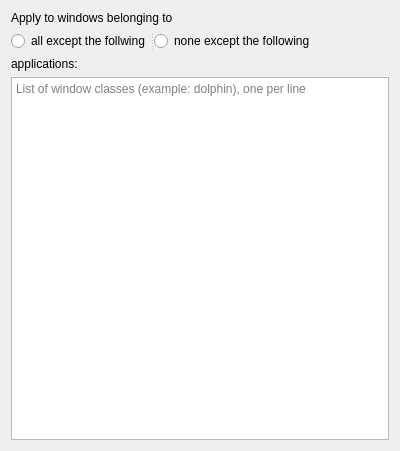
<?xml version="1.0" encoding="UTF-8"?>
<ui version="4.0">
    <class>AlwaysOpenOnActiveScreenConfigForm</class>
    <widget class="QWidget" name="AlwaysOpenOnFocusedScreenConfigForm">
        <property name="geometry">
            <rect>
                <x>0</x>
                <y>0</y>
                <width>400</width>
                <height>451</height>
            </rect>
        </property>
        <property name="windowTitle">
            <string>Always Open on Focused Screen</string>
        </property>
        <layout class="QVBoxLayout" name="verticalLayout">
            <item>
                <widget class="QLabel" name="label_1">
                    <property name="text">
                        <string>Apply to windows belonging to</string>
                    </property>
                </widget>
            </item>
            <item>
                <widget class="QSplitter" name="splitter">
                    <property name="sizePolicy">
                        <sizepolicy hsizetype="Fixed" vsizetype="Preferred">
                            <horstretch>0</horstretch>
                            <verstretch>0</verstretch>
                        </sizepolicy>
                    </property>
                    <property name="orientation">
                        <enum>Qt::Horizontal</enum>
                    </property>
                    <widget class="QRadioButton" name="kcfg_allowMode">
                        <property name="text">
                            <string notr="true">all except the follwing</string>
                        </property>
                        <attribute name="buttonGroup">
                            <string notr="true">matchTypeGroup</string>
                        </attribute>
                    </widget>
                    <widget class="QRadioButton" name="kcfg_denyMode">
                        <property name="text">
                            <string notr="true">none except the following</string>
                        </property>
                        <attribute name="buttonGroup">
                            <string notr="true">matchTypeGroup</string>
                        </attribute>
                    </widget>
                </widget>
            </item>
            <item>
                <widget class="QLabel" name="label_2">
                    <property name="text">
                        <string>applications:</string>
                    </property>
                </widget>
            </item>
            <item>
                <widget class="QPlainTextEdit" name="kcfg_classList">
                    <property name="placeholderText">
                        <string>List of window classes (example: dolphin), one per line</string>
                    </property>
                </widget>
            </item>
        </layout>
    </widget>
    <resources />
    <connections />
    <buttongroups>
        <buttongroup name="matchTypeGroup" />
    </buttongroups>
</ui>
